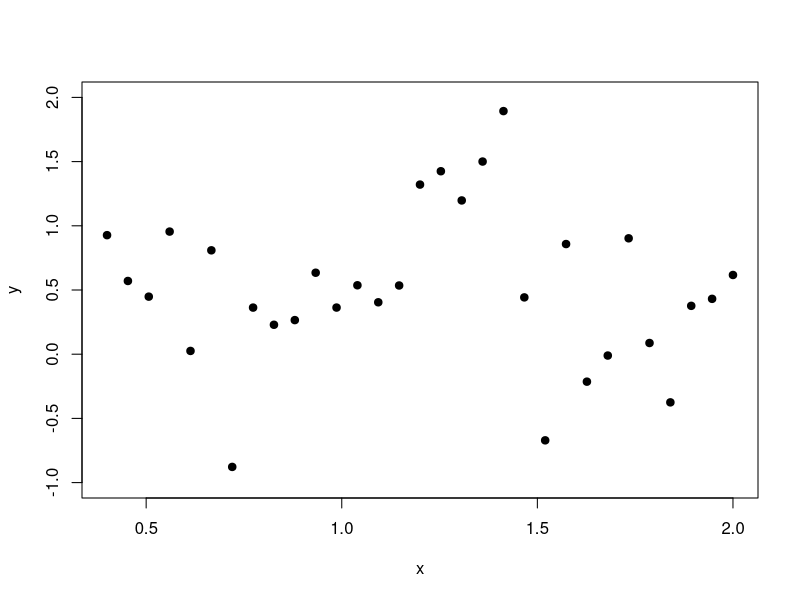
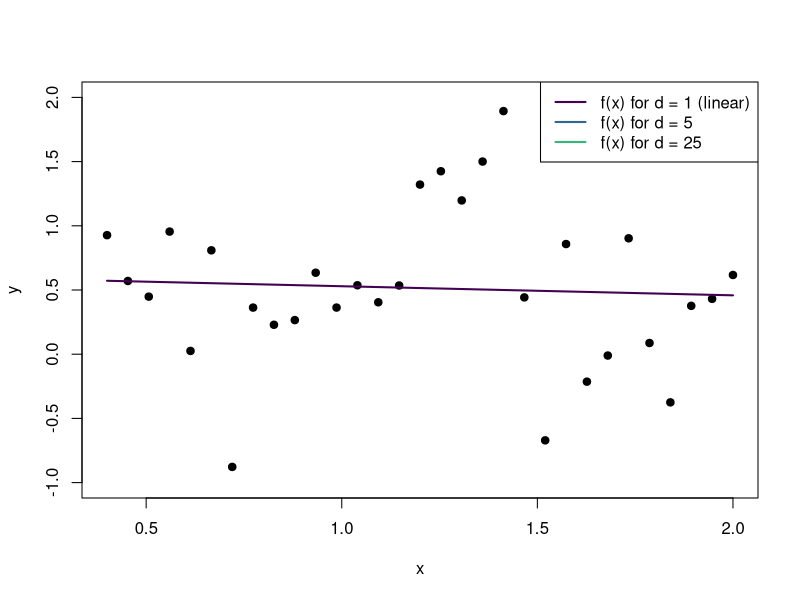
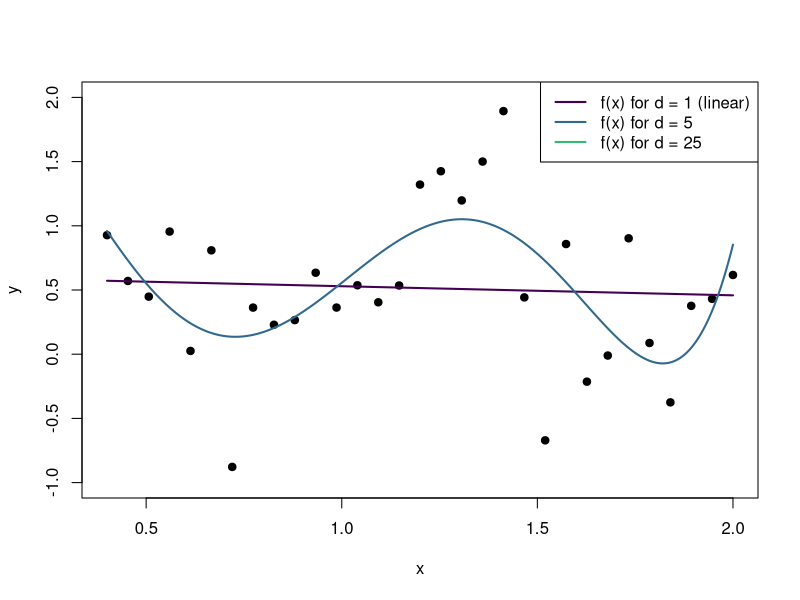
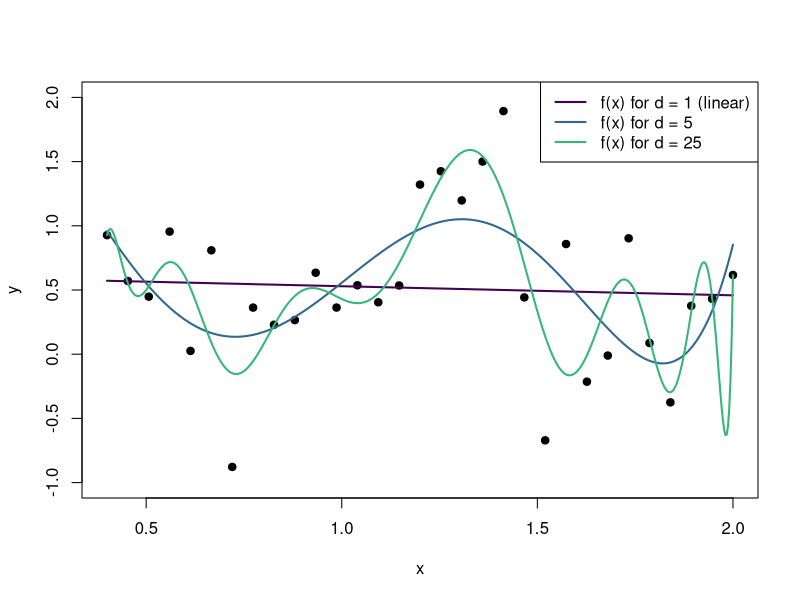
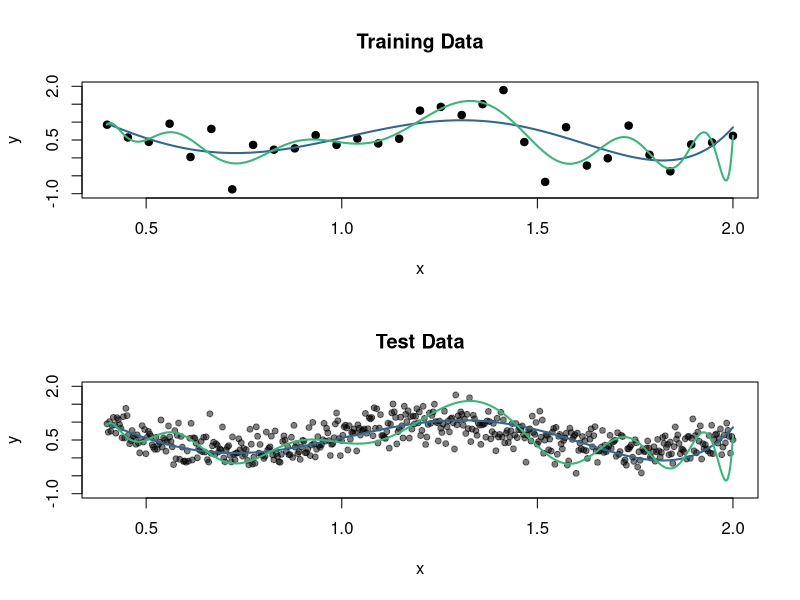

These charts were generated, in order, by the following R code:
# PREREQ -----------------------------------------------------------------------

library(knitr)
library(ggplot2)

# FUNCTIONS --------------------------------------------------------------------

.h = function(x) 0.6 + 0.4 * sin(2 * pi * x)
h = function(x) {
  
  .h(x) + .1 * arima.sim(list(ar = .7, ma = 0), length(x)) + 
    rnorm(length(x), sd = .5)
  
}

baseplot = function(lines = TRUE, from = 1, to, legend = FALSE) {
  
  # par(mar = c(2, 2, 1, 1))
  plot(x, y, pch = 19L, ylim = c(-1, 2))
  
  
  if(lines) {
    
    for (i in from:to) {
      
      lines(x.plot, 
            predict(mods[[i]], newdata = data.frame(x = x.plot)),
            col = line.palette[i], 
            lwd = 2L)
      
    }
    
  }
  
  if(legend) {
    
    legend("topright", 
           paste(sprintf("f(x) for d = %s", c(1, 5, 25)), 
                 c("(linear)", "", "")),
           col = line.palette, 
           lwd = 2L)
    
  }
  
}

# DATA -------------------------------------------------------------------------

set.seed(123)

x = seq(0.4, 2, length = 31L)
y = h(x)

p1 = lm(y ~ poly(x, 1, raw = TRUE))
p3 = lm(y ~ poly(x, 5, raw = TRUE))
p10 = lm(y ~ poly(x, 25, raw = TRUE))
mods = list(p1, p3, p10)

x.plot = seq(min(x), max(x), length = 500L)

line.palette = viridisLite::viridis(4)

# PLOT 1 -----------------------------------------------------------------------

pdf("../figure/reg_pol_1.pdf", width = 8, height = 4.5)

baseplot(lines = FALSE)

ggsave("../figure/reg_pol_1.pdf", width = 8, height = 4.5)
dev.off()

# PLOT 2 -----------------------------------------------------------------------

pdf("../figure/reg_pol_2.pdf", width= 8, height = 4.5)

baseplot(to = 1, legend = TRUE)

ggsave("../figure/reg_pol_2.pdf", width = 8, height = 4.5)
dev.off()

# PLOT 3 -----------------------------------------------------------------------

pdf("../figure/reg_pol_3.pdf", width= 8, height = 4.5)

baseplot(to = 2, legend = TRUE)

ggsave("../figure/reg_pol_3.pdf", width = 8, height = 4.5)
dev.off()

# PLOT 4 -----------------------------------------------------------------------

pdf("../figure/reg_pol_4.pdf", width= 8, height = 4.5)

baseplot(to = 3, legend = TRUE)

ggsave("../figure/reg_pol_4.pdf", width = 8, height = 4.5)
dev.off()

# PLOT 5 -----------------------------------------------------------------------

pdf("../figure/reg_pol_5.pdf", width= 8, height = 6.5)

layout((1:2))

baseplot(from = 2, to = 3)
title(main = "Training Data")

plot(x.plot,
     .h(x.plot) + .3 * rnorm(length(x.plot)),
     pch = 19, 
     col = rgb(0, 0, 0, .5),
     cex = .8,
     xlab = "x",
     ylab = "y",
     ylim = c(-1, 2))

title(main = "Test Data")

for (i in 2:3) {
  
  lines(x.plot, 
        predict(mods[[i]], newdata = data.frame(x = x.plot)),
        col = line.palette[i], 
        lwd = 2L)
  
}

ggsave("../figure/reg_pol_5.pdf", width = 8, height = 6.5)
dev.off()
